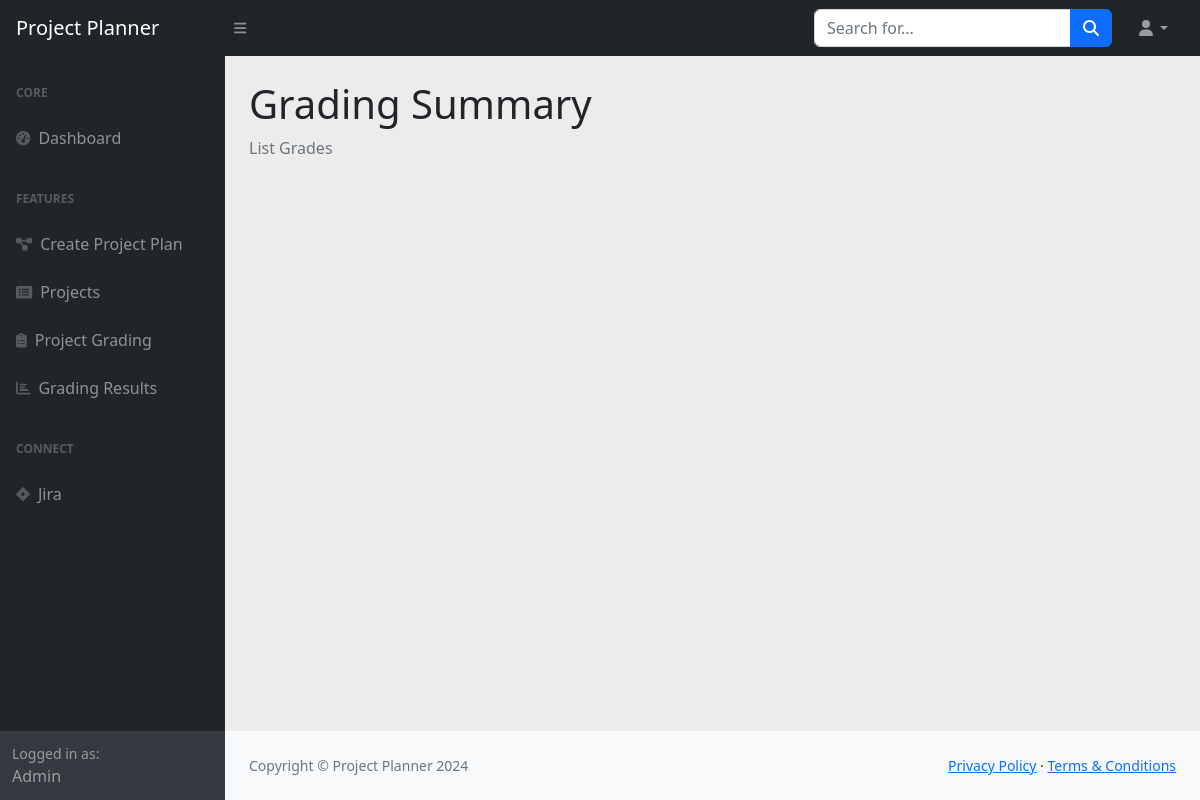
The page /reviewer/list/ on the database as committed earlier.
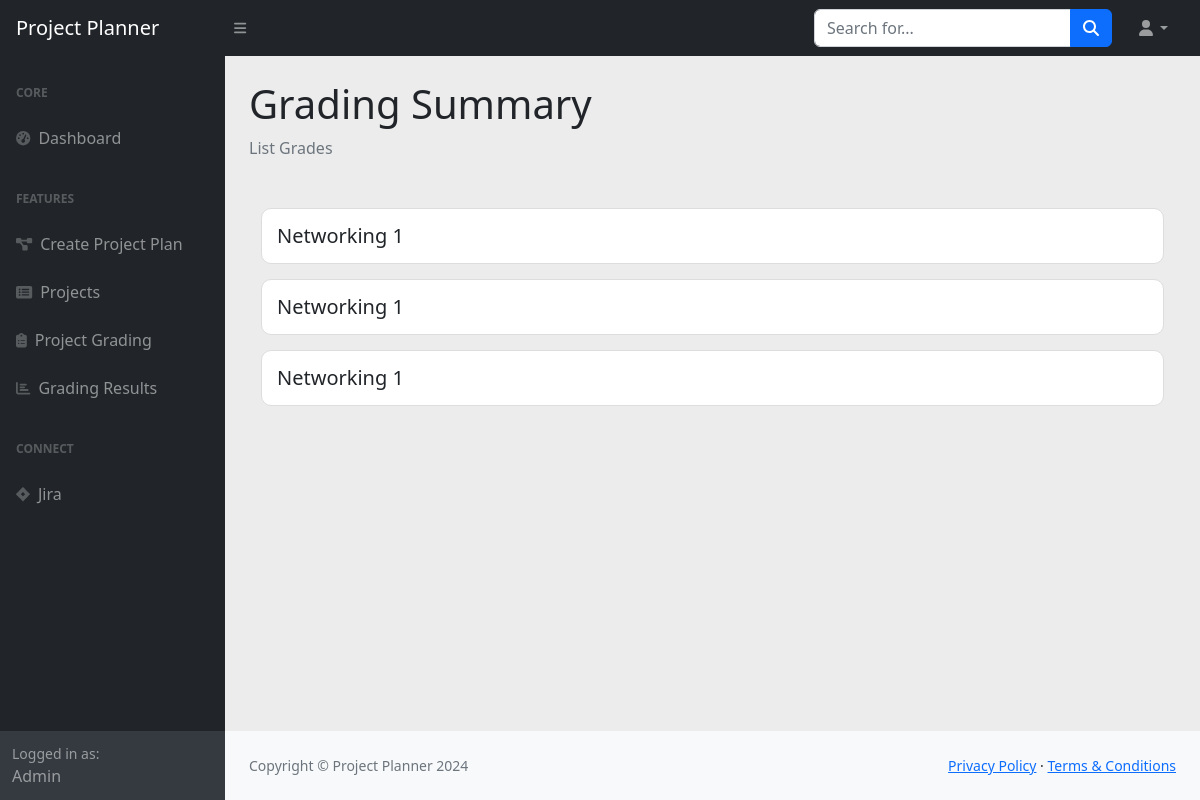
The same page on the database as committed later.
### PlanMyAssignment/models.py (models this page shows)
class Grading(models.Model):
    grader_name = models.CharField(max_length=255)
    description = models.TextField()

### PlanMyAssignment/views.py (the view)
# urls.py: path("reviewer/list/", reviews, name="list_gradings"),
def reviews(request):
    all_gradings = Grading.objects.all()
    context = {
        'gradings': all_gradings
    }
    return render(request, 'gradings.html', context)

### templates/gradings.html (shortened to what this page needs)
{% extends "base.html" %}
{% load static %}
{% block page_heading %}
    Grading Summary
{% endblock %}
{% block heading_content %}
    List Grades
{% endblock %}
{% block page_content %}
<div class="container mt-5">
    {% for grading in gradings %}
    <div class="project-card">
        <h5 class="mb-0" onclick="toggleTasks({{ forloop.counter }})" style="cursor: pointer;">
        {{ grading.grader_name }}
        </h5>
    </div>
    {% endfor %}
</div>
{% endblock %}

Rows that differ between the two databases and show on the page:
added Grading: grader_name "Networking 1"
added Grading: grader_name "Networking 1"
added Grading: grader_name "Networking 1"
